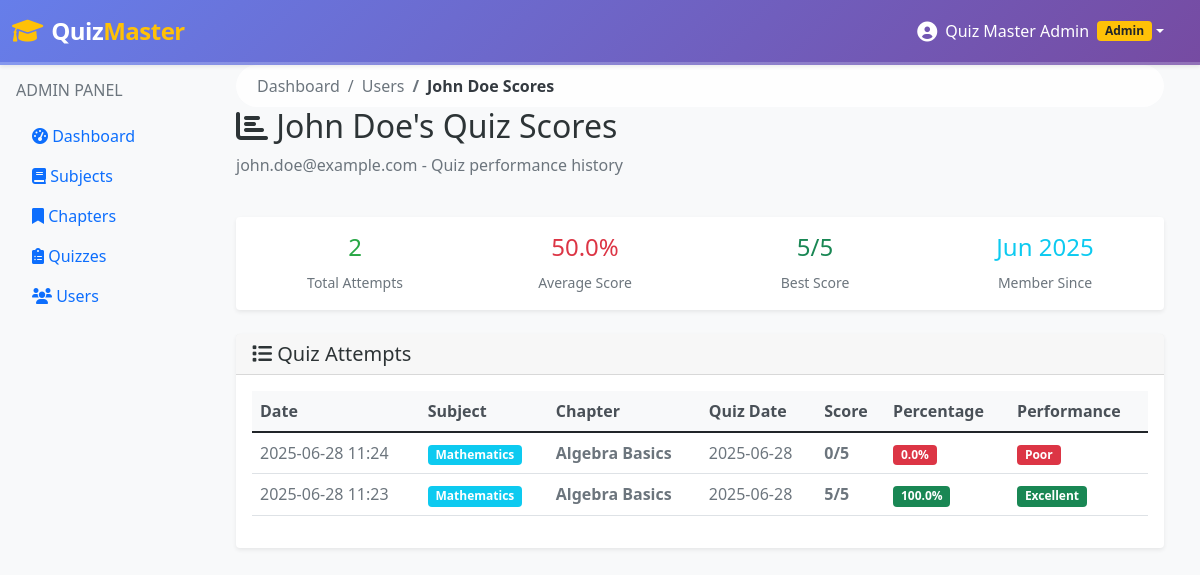
Screenshot of /admin/users/2/scores (signed in) with the database file from the repository.
### models/user.py (models this page shows, shortened)
class User(db.Model):
    id = db.Column(db.Integer, primary_key=True)
    username = db.Column(db.String(120), unique=True, nullable=False)
    password_hash = db.Column(db.String(120), nullable=False)
    full_name = db.Column(db.String(100), nullable=False)
    qualification = db.Column(db.String(100))
    dob = db.Column(db.Date)
    is_admin = db.Column(db.Boolean, default=False)
    created_at = db.Column(db.DateTime, default=datetime.utcnow)
    scores = db.relationship('Score', backref='user', lazy=True)

### models/score.py (models this page shows, shortened)
class Score(db.Model):
    id = db.Column(db.Integer, primary_key=True)
    quiz_id = db.Column(db.Integer, db.ForeignKey('quiz.id'), nullable=False)
    user_id = db.Column(db.Integer, db.ForeignKey('user.id'), nullable=False)
    time_stamp_of_attempt = db.Column(db.DateTime, default=datetime.utcnow)
    total_scored = db.Column(db.Integer, nullable=False)
    total_questions = db.Column(db.Integer, nullable=False)

### models/subject.py (models this page shows, shortened)
class Subject(db.Model):
    id = db.Column(db.Integer, primary_key=True)
    name = db.Column(db.String(100), nullable=False)
    description = db.Column(db.Text)
    created_at = db.Column(db.DateTime, default=datetime.utcnow)
    chapters = db.relationship('Chapter', backref='subject', lazy=True, cascade='all, delete-orphan')

### models/chapter.py (models this page shows, shortened)
class Chapter(db.Model):
    id = db.Column(db.Integer, primary_key=True)
    name = db.Column(db.String(100), nullable=False)
    description = db.Column(db.Text)
    subject_id = db.Column(db.Integer, db.ForeignKey('subject.id'), nullable=False)
    created_at = db.Column(db.DateTime, default=datetime.utcnow)
    quizzes = db.relationship('Quiz', backref='chapter', lazy=True, cascade='all, delete-orphan')

### models/quiz.py (models this page shows, shortened)
class Quiz(db.Model):
    id = db.Column(db.Integer, primary_key=True)
    chapter_id = db.Column(db.Integer, db.ForeignKey('chapter.id'), nullable=False)
    date_of_quiz = db.Column(db.Date, nullable=False)
    time_duration = db.Column(db.Integer, nullable=False)  # Duration in minutes
    remarks = db.Column(db.Text)
    created_at = db.Column(db.DateTime, default=datetime.utcnow)
    questions = db.relationship('Question', backref='quiz', lazy=True, cascade='all, delete-orphan')
    scores = db.relationship('Score', backref='quiz', lazy=True, cascade='all, delete-orphan')

### controllers/admin.py (the view)
    def decorated_function(*args, **kwargs):
        if not is_logged_in() or not is_admin():
            flash('Access denied', 'error')
            return redirect(url_for('auth.login'))
        return f(*args, **kwargs)

### controllers/admin.py (called while the page is built)
def is_logged_in():
    return 'user_id' in session

def is_admin():
    return session.get('is_admin', False)

def admin_required(f):
    def decorated_function(*args, **kwargs):
        if not is_logged_in() or not is_admin():
            flash('Access denied', 'error')
            return redirect(url_for('auth.login'))
        return f(*args, **kwargs)
    decorated_function.__name__ = f.__name__
    return decorated_function

@admin_bp.route('/users/<int:user_id>/scores')
@admin_required
def user_scores(user_id):
    user = User.query.get_or_404(user_id)
    scores = Score.query.filter_by(user_id=user_id).join(Quiz).join(Chapter).join(Subject).all()
    return render_template('admin/user_scores.html', user=user, scores=scores)

### templates/admin/user_scores.html (shortened to what this page needs)
{% extends "base.html" %}
{% block content %}
<div class="container-fluid">
    <div class="row mb-4">
        <div class="col-12">
            <nav aria-label="breadcrumb">
                <ol class="breadcrumb">
                    <li class="breadcrumb-item"><a href="{{ url_for('admin.dashboard') }}">Dashboard</a></li>
                    <li class="breadcrumb-item"><a href="{{ url_for('admin.users') }}">Users</a></li>
                    <li class="breadcrumb-item active">{{ user.full_name }} Scores</li>
                </ol>
            </nav>
            <h2><i class="fas fa-chart-bar"></i> {{ user.full_name }}'s Quiz Scores</h2>
            <p class="text-muted">{{ user.username }} - Quiz performance history</p>
        </div>
    </div>
    <div class="row mb-4">
        <div class="col-12">
            <div class="card">
                <div class="card-body">
                    <div class="row text-center">
                        <div class="col-md-3">
                            <h4 class="text-primary">{{ scores|length }}</h4>
                            <small class="text-muted">Total Attempts</small>
                        </div>
                        <div class="col-md-3">
                            {% if scores %}
                                {% set avg_score = (scores|sum(attribute='total_scored') / scores|sum(attribute='total_questions')) * 100 %}
                                <h4 class="{% if avg_score >= 80 %}text-success{% elif avg_score >= 60 %}text-warning{% else %}text-danger{% endif %}">
                                    {{ "%.1f"|format(avg_score) }}%
                                </h4>
                                <small class="text-muted">Average Score</small>
                            {% else %}
                                <h4 class="text-muted">0%</h4>
                                <small class="text-muted">Average Score</small>
                            {% endif %}
                        </div>
                        <div class="col-md-3">
                            {% if scores %}
                                {% set best_score = scores|map(attribute='total_scored')|max %}
                                {% set best_total = scores|selectattr('total_scored', 'equalto', best_score)|first %}
                                <h4 class="text-success">{{ best_score }}/{{ best_total.total_questions }}</h4>
                                <small class="text-muted">Best Score</small>
                            {% else %}
                                <h4 class="text-muted">-</h4>
                                <small class="text-muted">Best Score</small>
                            {% endif %}
                        </div>
                        <div class="col-md-3">
                            <h4 class="text-info">{{ user.created_at.strftime('%b %Y') if user.created_at else 'N/A' }}</h4>
                            <small class="text-muted">Member Since</small>
                        </div>
                    </div>
                </div>
            </div>
        </div>
    </div>
    <div class="row">
        <div class="col-12">
            <div class="card">
                <div class="card-header">
                    <h5 class="mb-0"><i class="fas fa-list"></i> Quiz Attempts</h5>
                </div>
                <div class="card-body">
                    {% if scores %}
                        <div class="table-responsive">
                            <table class="table table-hover">
                                <thead>
                                    <tr>
                                        <th>Date</th>
                                        <th>Subject</th>
                                        <th>Chapter</th>
                                        <th>Quiz Date</th>
                                        <th>Score</th>
                                        <th>Percentage</th>
                                        <th>Performance</th>
                                    </tr>
                                </thead>
                                <tbody>
                                    {% for score in scores|sort(attribute='time_stamp_of_attempt', reverse=true) %}
                                        <tr>
                                            <td>{{ score.time_stamp_of_attempt.strftime('%Y-%m-%d %H:%M') }}</td>
                                            <td>
                                                <span class="badge bg-info">{{ score.quiz.chapter.subject.name }}</span>
                                            </td>
                                            <td><strong>{{ score.quiz.chapter.name }}</strong></td>
                                            <td>{{ score.quiz.date_of_quiz.strftime('%Y-%m-%d') }}</td>
                                            <td>
                                                <strong>{{ score.total_scored }}/{{ score.total_questions }}</strong>
                                            </td>
                                            <td>
                                                {% set percentage = (score.total_scored / score.total_questions) * 100 %}
                                                <span class="badge {% if percentage >= 80 %}bg-success{% elif percentage >= 60 %}bg-warning{% else %}bg-danger{% endif %}">
                                                    {{ "%.1f"|format(percentage) }}%
                                                </span>
                                            </td>
                                            <td>
                                                {% set percentage = (score.total_scored / score.total_questions) * 100 %}
                                                {% if percentage >= 90 %}
                                                    <span class="badge bg-success">Excellent</span>
                                                {% elif percentage >= 80 %}
                                                    <span class="badge bg-success">Very Good</span>
                                                {% elif percentage >= 70 %}
                                                    <span class="badge bg-warning">Good</span>
                                                {% elif percentage >= 60 %}
                                                    <span class="badge bg-warning">Average</span>
                                                {% elif percentage >= 50 %}
                                                    <span class="badge bg-danger">Below Average</span>
                                                {% else %}
                                                    <span class="badge bg-danger">Poor</span>
                                                {% endif %}
                                            </td>
                                        </tr>
                                    {% endfor %}
                                </tbody>
                            </table>
                        </div>
                    {% else %}
                        <div class="text-center text-muted py-5">
                            <i class="fas fa-chart-bar fa-3x mb-3"></i>
                            <h5>No Quiz Attempts</h5>
                            <p>{{ user.full_name }} hasn't taken any quizzes yet.</p>
                        </div>
                    {% endif %}
                </div>
            </div>
        </div>
    </div>
</div>
{% endblock %}

### static/css/style.css (style rules this page uses)
body { background-color: #f8f9fa; }
.card { border: none; box-shadow: 0 0.125rem 0.25rem rgba(0, 0, 0, 0.075); transition: box-shadow 0.15s ease-in-out; position: relative; z-index: 1; }
.breadcrumb { background: rgba(255, 255, 255, 0.8); border-radius: 25px; padding: 8px 20px; margin-bottom: 0; backdrop-filter: blur(10px); border: 1px solid rgba(255, 255, 255, 0.2); }
.breadcrumb-item a { color: #6c757d; text-decoration: none; transition: color 0.3s ease; }
.breadcrumb-item.active { color: #343a40; font-weight: 600; }
* { transition: color 0.3s ease, background-color 0.3s ease, transform 0.3s ease, box-shadow 0.3s ease; }
h1, h2, h3, h4, h5, h6 { color: #2d3436 !important; }
.text-primary { color: #28a745 !important; }
.table th { background-color: #f8f9fa; color: #495057; font-weight: 600; }
.table td { color: #6c757d; }

### rows the page displays
User: full_name "John Doe", username "john.doe@example.com", created_at "Jun 2025"
Score: total_questions "5", time_stamp_of_attempt "2025-06-28 11:23", quiz.chapter.subject.name "Mathematics", quiz.chapter.name "Algebra Basics", quiz.date_of_quiz "2025-06-28", total_scored "5", percentage "100.0", shows "Excellent"
Score: time_stamp_of_attempt "2025-06-28 11:24", quiz.chapter.subject.name "Mathematics", quiz.chapter.name "Algebra Basics", quiz.date_of_quiz "2025-06-28", total_scored "0", total_questions "5", percentage "0.0", shows "Poor"

### other values shown
{{ session.full_name }} "Quiz Master Admin"
{{ scores|length }} "2"
{{ "%.1f"|format(avg_score) }} "50.0"
{{ best_score }} "5"
